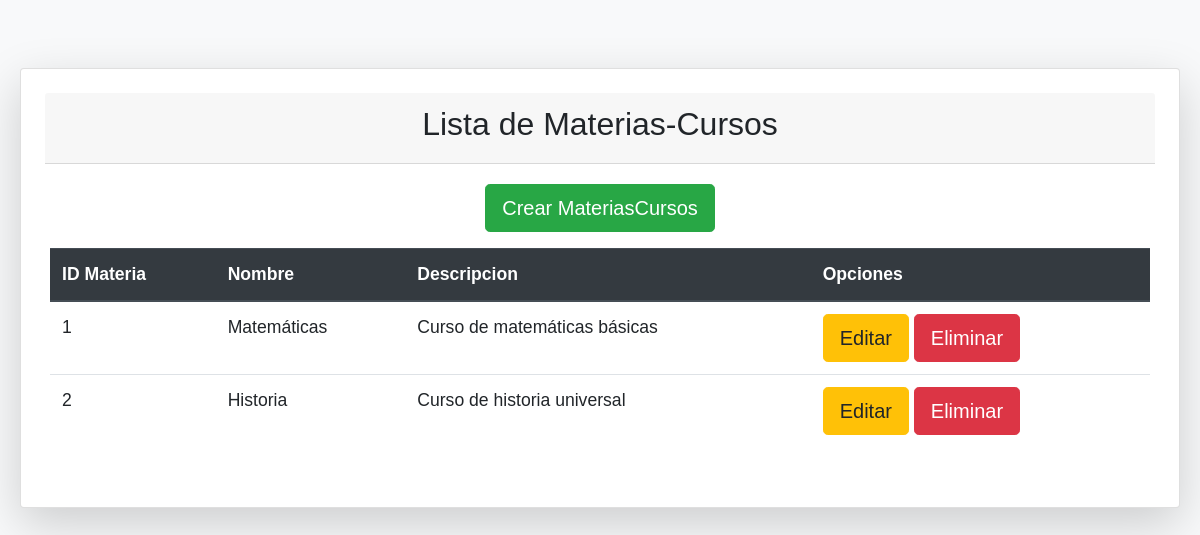
/routers/materiasCursosRouter.php, run on the app's committed database.
### tables this page shows
CREATE TABLE materias_cursos (
    id_materia_curso INT AUTO_INCREMENT PRIMARY KEY,
    nombre VARCHAR(100) NOT NULL,
    descripcion VARCHAR(255) NOT NULL
);

### controllers/MateriasCursosController.php (called while the page is built, shortened)
<?php
require_once(dirname(__FILE__) . '/../config/conf.php');
require_once(dirname(__FILE__) . '/../models/MateriasCursosModel.php');
class MateriasCursosController
{
    private $materiacurso;
    public function __construct()
    {
        $database = new Conexion();
        $this->db = $database->Conectar();
        $this->materiacurso = new MateriasCursos($this->db);
    }
    public function index()
    {
        $result = $this->materiacurso->get_MateriasCursos();
        $materiacurso = $result->fetchAll(PDO::FETCH_ASSOC);
        include(dirname(__FILE__) . '/../views/MateriasCursos/indexMateriasCursos.php');
    }
}
?>

### config/conf.php (called while the page is built, shortened)
<?php
class Conexion {
    private $host = "localhost";
    private $db = "escuela_sv";
    private $user = "root";
    private $pwd = "1234";
    public function Conectar() {
        $this->conn = null;
        try {
            $this->conn = new PDO("mysql:host=" . $this->host . ";dbname=" . $this->db, $this->user, $this->pwd);
            $this->conn->setAttribute(PDO::ATTR_ERRMODE, PDO::ERRMODE_EXCEPTION);
        } catch (PDOException $exec) {
            echo "Error en la conexión: " . $exec->getMessage();
        }
        return $this->conn;
    }
}
?>

### models/MateriasCursosModel.php (called while the page is built, shortened)
<?php
class MateriasCursos
{
    private $conn;
    private $table_name = "materias_cursos";
    public function __construct($db)
    {
        $this->conn = $db;
    }
    public function get_MateriasCursos()
    {
        $query = "SELECT * FROM " . $this->table_name;
        $result = $this->conn->prepare($query);
        $result->execute();
        return $result;
    }
}
?>

### views/MateriasCursos/indexMateriasCursos.php (the view, shortened to what this page needs)
<!DOCTYPE html>
<html lang="es">
<head>
    <link rel="stylesheet" href="https://stackpath.bootstrapcdn.com/bootstrap/4.5.2/css/bootstrap.min.css">
    <link rel="stylesheet" href="../views/css/MateriasCursosResponsive.css">
</head>
<body class="bg-light">
    <div class="container mt-5 mb-5">
        <div class="card shadow-lg p-4">
            <div class="card-header text-center">
                <h2>Lista de Materias-Cursos</h2>
            </div>
            <div class="card-body">
                <div class="row mb-3">
                    <div class="col-12 text-center">
                        <a href="../routers/materiasCursosRouter.php?action=create" class="btn btn-success btn-lg">Crear MateriasCursos</a>
                    </div>
                </div>
                <div class="row mt-3">
                    <table class="table">
                        <thead class="thead-dark">
                            <tr>
                                <th scope="col">ID Materia</th>
                                <th scope="col">Nombre</th>
                                <th scope="col">Descripcion</th>
                                <th scope="col">Opciones</th>
                            </tr>
                        </thead>
                        <tbody>
                            <?php foreach ($materiacurso as $materiascursos) : ?>
                                <tr>
                                    <td><?= htmlspecialchars($materiascursos['id_materia_curso']); ?></td>
                                    <td><?= htmlspecialchars($materiascursos['nombre']); ?></td>
                                    <td><?= htmlspecialchars($materiascursos['descripcion']); ?></td>
                                    <td>
                                        <a href="../routers/materiasCursosRouter.php?action=edit&id=<?= $materiascursos['id_materia_curso']; ?>" class="btn btn-warning btn-lg" >Editar</a>
                                        <a href="../routers/materiasCursosRouter.php?action=confirmDelete&id=<?= $materiascursos['id_materia_curso']; ?>" class="btn btn-danger btn-lg">Eliminar</a>
                                    </td>
                                </tr>
                            <?php endforeach; ?>
                        </tbody>
                    </table>
                </div>
            </div>
        </div>
</body>
</html>

### views/css/MateriasCursosResponsive.css (style rules this page uses)
body { font-family: Arial, sans-serif; }
@media (min-width: 769px) { .container { padding: 20px; } }
@media (min-width: 769px) { h2, h4 { font-size: 2em; } }
@media (min-width: 769px) { .card { margin: auto; } }
@media (min-width: 769px) { table { width: 100%; } }
@media (min-width: 992px) { .container { max-width: 1200px; } }
@media (min-width: 992px) { .table { font-size: 1em; } }
@media (min-width: 992px) { .btn { width: auto; } }
@media (min-width: 1200px) { .container { max-width: 1400px; } }
@media (min-width: 1200px) { .table { font-size: 1.1em; } }

### data on the page
materias_cursos: id_materia_curso "1", nombre "Matemáticas", descripcion "Curso de matemáticas básicas"
materias_cursos: id_materia_curso "2", nombre "Historia", descripcion "Curso de historia universal"
